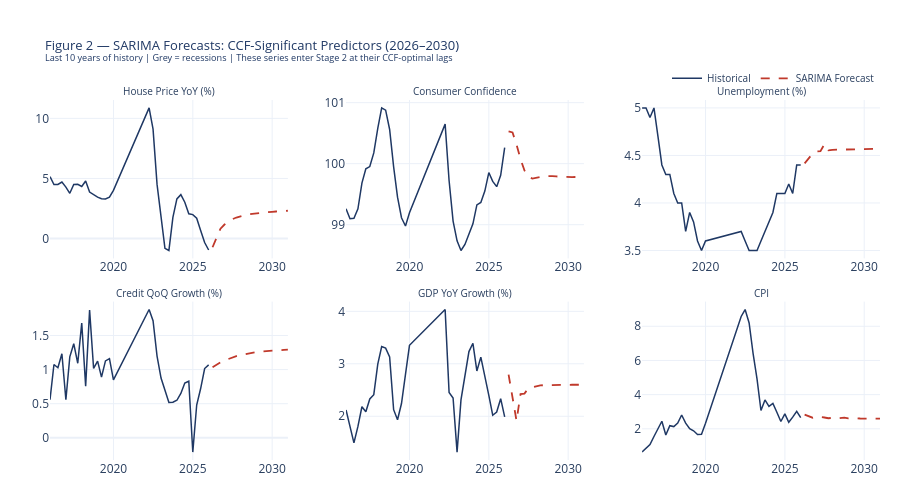

The notebook cell this image was saved under:
### Markdown cell above
## **5: Forecast Summary & Validation**
___
Sanity checks and a summary plot of the six significant predictors from the
CCF analysis. These are the series that enter the Stage 2 PD regression at
their optimal lags — validating their forecast behaviour is a prerequisite
before running the modelling notebook.

**Key things to check:**
- Forecasts are economically plausible (no explosive paths)
- No flat lines at the last observed value (would indicate SARIMA(0,1,0)
  random walk — acceptable but noted)
- No NaN values in the significant regressor columns

### Code cell
# ── Significant predictors forecast plot ──────────────────────────────────────
SIG_VARS = {
    'us_house_price_yoy':     'House Price YoY (%)',
    'us_consumer_confidence': 'Consumer Confidence',
    'us_unemployment':        'Unemployment (%)',
    'us_credit_qoq_growth':   'Credit QoQ Growth (%)',
    'us_gdp_yoy_growth':      'GDP YoY Growth (%)',
    'us_cpi':                 'CPI',
}

fig = make_subplots(
    rows=2, cols=3,
    subplot_titles=list(SIG_VARS.values()),
    vertical_spacing=0.12, horizontal_spacing=0.07
)

for i, (var, label) in enumerate(SIG_VARS.items()):
    r, c = i // 3 + 1, i % 3 + 1

    hist_series = df_hist[var].dropna()
    fc_series   = forecast_raw[var] if var in forecast_raw.columns else None

    # Last 10 years of history
    cutoff = hist_series.index[-1] - pd.DateOffset(years=10)
    hist_plot = hist_series[hist_series.index >= cutoff]

    for s, e, lbl in RECESSIONS_US:
        if pd.Timestamp(s) >= cutoff:
            fig.add_vrect(x0=s, x1=e, fillcolor='lightgrey', opacity=0.3,
                          layer='below', line_width=0, row=r, col=c)

    fig.add_trace(go.Scatter(
        x=hist_plot.index, y=hist_plot.values,
        mode='lines', line=dict(color=NAVY, width=1.5),
        showlegend=(i == 0), name='Historical'), row=r, col=c)

    if fc_series is not None:
        fig.add_trace(go.Scatter(
            x=fc_series.index, y=fc_series.values,
            mode='lines', line=dict(color=RED, width=1.8, dash='dash'),
            showlegend=(i == 0), name='SARIMA Forecast'), row=r, col=c)

fig.update_layout(
    title=dict(
        text='Figure 2 — SARIMA Forecasts: CCF-Significant Predictors (2026–2030)<br>'
             '<sup>Last 10 years of history | Grey = recessions | '
             'These series enter Stage 2 at their CCF-optimal lags</sup>',
        font=dict(size=13, color=NAVY)),
    template=TEMPLATE, height=500,
    legend=dict(orientation='h', yanchor='bottom', y=1.02,
                xanchor='right', x=1, font=dict(size=10)),
    margin=dict(t=100, b=40, l=50, r=20))
fig.update_annotations(font_size=10)
fig.show()

# ── Summary table ─────────────────────────────────────────────────────────────
print('\nForecast Summary — Significant Predictors:')
print(f'  {"Variable":<35s} {"Hist last":>10s} {"FC mean":>10s} '
      f'{"FC min":>10s} {"FC max":>10s} {"Flat?":>6s}')
print(f'  {"-"*80}')
for var in SIG_VARS:
    if var not in forecast_raw.columns:
        continue
    hist_last = df_hist[var].dropna().iloc[-1]
    fc        = forecast_raw[var].dropna()
    flat      = 'Yes' if fc.std() < 0.001 else 'no'
    print(f'  {var:<35s} {hist_last:>10.3f} {fc.mean():>10.3f} '
          f'{fc.min():>10.3f} {fc.max():>10.3f} {flat:>6s}')

print(f'  Output : {OUT_REGRESSORS}')

### Figure 1 — Plotly figure (JSON) as saved in the notebook; plotly's stock layout.template omitted (floating-point values rounded to 4 significant figures)
{"data": [{"line": {"color": "#1F3864", "width": 1.5}, "mode": "lines", "name": "Historical", "showlegend": true, "type": "scatter", "x": ["2015-12-31T00:00:00", "2016-03-31T00:00:00", "2016-06-30T00:00:00", "2016-09-30T00:00:00", "2016-12-31T00:00:00", "2017-03-31T00:00:00", "2017-06-30T00:00:00", "2017-09-30T00:00:00", "2017-12-31T00:00:00", "2018-03-31T00:00:00", "2018-06-30T00:00:00", "2018-09-30T00:00:00", "2018-12-31T00:00:00", "2019-03-31T00:00:00", "2019-06-30T00:00:00", "2019-09-30T00:00:00", "2019-12-31T00:00:00", "2022-03-31T00:00:00", "2022-06-30T00:00:00", "2022-09-30T00:00:00", "2022-12-31T00:00:00", "2023-03-31T00:00:00", "2023-06-30T00:00:00", "2023-09-30T00:00:00", "2023-12-31T00:00:00", "2024-03-31T00:00:00", "2024-06-30T00:00:00", "2024-09-30T00:00:00", "2024-12-31T00:00:00", "2025-03-31T00:00:00", "2025-06-30T00:00:00", "2025-09-30T00:00:00", "2025-12-31T00:00:00"], "xaxis": "x", "y": [5.147, 4.491, 4.505, 4.703, 4.281, 3.763, 4.505, 4.51, 4.33, 4.786, 3.87, 3.648, 3.448, 3.317, 3.291, 3.436, 4.014, 10.87, 9.102, 4.503, 1.609, -0.8185, -0.9948, 1.766, 3.298, 3.65, 3.017, 2.058, 1.991, 1.695, 0.6631, -0.3358, -0.9569], "yaxis": "y"}, {"line": {"color": "#C0392B", "dash": "dash", "width": 1.8}, "mode": "lines", "name": "SARIMA Forecast", "showlegend": true, "type": "scatter", "x": ["2026-03-31T00:00:00", "2026-06-30T00:00:00", "2026-09-30T00:00:00", "2026-12-31T00:00:00", "2027-03-31T00:00:00", "2027-06-30T00:00:00", "2027-09-30T00:00:00", "2027-12-31T00:00:00", "2028-03-31T00:00:00", "2028-06-30T00:00:00", "2028-09-30T00:00:00", "2028-12-31T00:00:00", "2029-03-31T00:00:00", "2029-06-30T00:00:00", "2029-09-30T00:00:00", "2029-12-31T00:00:00", "2030-03-31T00:00:00", "2030-06-30T00:00:00", "2030-09-30T00:00:00", "2030-12-31T00:00:00"], "xaxis": "x", "y": [-0.7245, 0.04952, 0.8166, 1.165, 1.416, 1.604, 1.747, 1.856, 1.94, 2.007, 2.06, 2.104, 2.14, 2.171, 2.199, 2.224, 2.247, 2.269, 2.29, 2.311], "yaxis": "y"}, {"line": {"color": "#1F3864", "width": 1.5}, "mode": "lines", "name": "Historical", "showlegend": false, "type": "scatter", "x": ["2015-12-31T00:00:00", "2016-03-31T00:00:00", "2016-06-30T00:00:00", "2016-09-30T00:00:00", "2016-12-31T00:00:00", "2017-03-31T00:00:00", "2017-06-30T00:00:00", "2017-09-30T00:00:00", "2017-12-31T00:00:00", "2018-03-31T00:00:00", "2018-06-30T00:00:00", "2018-09-30T00:00:00", "2018-12-31T00:00:00", "2019-03-31T00:00:00", "2019-06-30T00:00:00", "2019-09-30T00:00:00", "2019-12-31T00:00:00", "2022-03-31T00:00:00", "2022-06-30T00:00:00", "2022-09-30T00:00:00", "2022-12-31T00:00:00", "2023-03-31T00:00:00", "2023-06-30T00:00:00", "2023-09-30T00:00:00", "2023-12-31T00:00:00", "2024-03-31T00:00:00", "2024-06-30T00:00:00", "2024-09-30T00:00:00", "2024-12-31T00:00:00", "2025-03-31T00:00:00", "2025-06-30T00:00:00", "2025-09-30T00:00:00", "2025-12-31T00:00:00"], "xaxis": "x2", "y": [99.26, 99.1, 99.11, 99.26, 99.68, 99.92, 99.95, 100.2, 100.6, 100.9, 100.9, 100.6, 99.95, 99.45, 99.11, 98.98, 99.19, 100.6, 99.72, 99.06, 98.74, 98.58, 98.68, 98.85, 99.01, 99.32, 99.36, 99.55, 99.85, 99.71, 99.62, 99.81, 100.3], "yaxis": "y2"}, {"line": {"color": "#C0392B", "dash": "dash", "width": 1.8}, "mode": "lines", "name": "SARIMA Forecast", "showlegend": false, "type": "scatter", "x": ["2026-03-31T00:00:00", "2026-06-30T00:00:00", "2026-09-30T00:00:00", "2026-12-31T00:00:00", "2027-03-31T00:00:00", "2027-06-30T00:00:00", "2027-09-30T00:00:00", "2027-12-31T00:00:00", "2028-03-31T00:00:00", "2028-06-30T00:00:00", "2028-09-30T00:00:00", "2028-12-31T00:00:00", "2029-03-31T00:00:00", "2029-06-30T00:00:00", "2029-09-30T00:00:00", "2029-12-31T00:00:00", "2030-03-31T00:00:00", "2030-06-30T00:00:00", "2030-09-30T00:00:00", "2030-12-31T00:00:00"], "xaxis": "x2", "y": [100.5, 100.5, 100.3, 100.1, 99.89, 99.79, 99.76, 99.76, 99.78, 99.79, 99.8, 99.8, 99.79, 99.79, 99.78, 99.78, 99.78, 99.78, 99.78, 99.78], "yaxis": "y2"}, {"line": {"color": "#1F3864", "width": 1.5}, "mode": "lines", "name": "Historical", "showlegend": false, "type": "scatter", "x": ["2015-12-31T00:00:00", "2016-03-31T00:00:00", "2016-06-30T00:00:00", "2016-09-30T00:00:00", "2016-12-31T00:00:00", "2017-03-31T00:00:00", "2017-06-30T00:00:00", "2017-09-30T00:00:00", "2017-12-31T00:00:00", "2018-03-31T00:00:00", "2018-06-30T00:00:00", "2018-09-30T00:00:00", "2018-12-31T00:00:00", "2019-03-31T00:00:00", "2019-06-30T00:00:00", "2019-09-30T00:00:00", "2019-12-31T00:00:00", "2022-03-31T00:00:00", "2022-06-30T00:00:00", "2022-09-30T00:00:00", "2022-12-31T00:00:00", "2023-03-31T00:00:00", "2023-06-30T00:00:00", "2023-09-30T00:00:00", "2023-12-31T00:00:00", "2024-03-31T00:00:00", "2024-06-30T00:00:00", "2024-09-30T00:00:00", "2024-12-31T00:00:00", "2025-03-31T00:00:00", "2025-06-30T00:00:00", "2025-09-30T00:00:00", "2025-12-31T00:00:00"], "xaxis": "x3", "y": [5, 5, 4.9, 5, 4.7, 4.4, 4.3, 4.3, 4.1, 4, 4, 3.7, 3.9, 3.8, 3.6, 3.5, 3.6, 3.7, 3.6, 3.5, 3.5, 3.5, 3.6, 3.7, 3.8, 3.9, 4.1, 4.1, 4.1, 4.2, 4.1, 4.4, 4.4], "yaxis": "y3"}, {"line": {"color": "#C0392B", "dash": "dash", "width": 1.8}, "mode": "lines", "name": "SARIMA Forecast", "showlegend": false, "type": "scatter", "x": ["2026-03-31T00:00:00", "2026-06-30T00:00:00", "2026-09-30T00:00:00", "2026-12-31T00:00:00", "2027-03-31T00:00:00", "2027-06-30T00:00:00", "2027-09-30T00:00:00", "2027-12-31T00:00:00", "2028-03-31T00:00:00", "2028-06-30T00:00:00", "2028-09-30T00:00:00", "2028-12-31T00:00:00", "2029-03-31T00:00:00", "2029-06-30T00:00:00", "2029-09-30T00:00:00", "2029-12-31T00:00:00", "2030-03-31T00:00:00", "2030-06-30T00:00:00", "2030-09-30T00:00:00", "2030-12-31T00:00:00"], "xaxis": "x3", "y": [4.417, 4.467, 4.518, 4.543, 4.545, 4.619, 4.554, 4.559, 4.561, 4.562, 4.563, 4.564, 4.565, 4.566, 4.567, 4.568, 4.568, 4.569, 4.57, 4.57], "yaxis": "y3"}, {"line": {"color": "#1F3864", "width": 1.5}, "mode": "lines", "name": "Historical", "showlegend": false, "type": "scatter", "x": ["2015-12-31T00:00:00", "2016-03-31T00:00:00", "2016-06-30T00:00:00", "2016-09-30T00:00:00", "2016-12-31T00:00:00", "2017-03-31T00:00:00", "2017-06-30T00:00:00", "2017-09-30T00:00:00", "2017-12-31T00:00:00", "2018-03-31T00:00:00", "2018-06-30T00:00:00", "2018-09-30T00:00:00", "2018-12-31T00:00:00", "2019-03-31T00:00:00", "2019-06-30T00:00:00", "2019-09-30T00:00:00", "2019-12-31T00:00:00", "2022-03-31T00:00:00", "2022-06-30T00:00:00", "2022-09-30T00:00:00", "2022-12-31T00:00:00", "2023-03-31T00:00:00", "2023-06-30T00:00:00", "2023-09-30T00:00:00", "2023-12-31T00:00:00", "2024-03-31T00:00:00", "2024-06-30T00:00:00", "2024-09-30T00:00:00", "2024-12-31T00:00:00", "2025-03-31T00:00:00", "2025-06-30T00:00:00", "2025-09-30T00:00:00", "2025-12-31T00:00:00"], "xaxis": "x4", "y": [0.558, 1.074, 1.027, 1.232, 0.5581, 1.187, 1.38, 1.092, 1.682, 0.7548, 1.872, 1.017, 1.124, 0.8889, 1.127, 1.16, 0.8483, 1.881, 1.718, 1.199, 0.8763, 0.6999, 0.5178, 0.5212, 0.5504, 0.6507, 0.8029, 0.8295, -0.2092, 0.4803, 0.7221, 1.015, 1.069], "yaxis": "y4"}, {"line": {"color": "#C0392B", "dash": "dash", "width": 1.8}, "mode": "lines", "name": "SARIMA Forecast", "showlegend": false, "type": "scatter", "x": ["2026-03-31T00:00:00", "2026-06-30T00:00:00", "2026-09-30T00:00:00", "2026-12-31T00:00:00", "2027-03-31T00:00:00", "2027-06-30T00:00:00", "2027-09-30T00:00:00", "2027-12-31T00:00:00", "2028-03-31T00:00:00", "2028-06-30T00:00:00", "2028-09-30T00:00:00", "2028-12-31T00:00:00", "2029-03-31T00:00:00", "2029-06-30T00:00:00", "2029-09-30T00:00:00", "2029-12-31T00:00:00", "2030-03-31T00:00:00", "2030-06-30T00:00:00", "2030-09-30T00:00:00", "2030-12-31T00:00:00"], "xaxis": "x4", "y": [1.034, 1.072, 1.105, 1.134, 1.158, 1.179, 1.198, 1.213, 1.226, 1.238, 1.248, 1.256, 1.263, 1.269, 1.275, 1.279, 1.283, 1.287, 1.289, 1.292], "yaxis": "y4"}, {"line": {"color": "#1F3864", "width": 1.5}, "mode": "lines", "name": "Historical", "showlegend": false, "type": "scatter", "x": ["2015-12-31T00:00:00", "2016-03-31T00:00:00", "2016-06-30T00:00:00", "2016-09-30T00:00:00", "2016-12-31T00:00:00", "2017-03-31T00:00:00", "2017-06-30T00:00:00", "2017-09-30T00:00:00", "2017-12-31T00:00:00", "2018-03-31T00:00:00", "2018-06-30T00:00:00", "2018-09-30T00:00:00", "2018-12-31T00:00:00", "2019-03-31T00:00:00", "2019-06-30T00:00:00", "2019-09-30T00:00:00", "2019-12-31T00:00:00", "2022-03-31T00:00:00", "2022-06-30T00:00:00", "2022-09-30T00:00:00", "2022-12-31T00:00:00", "2023-03-31T00:00:00", "2023-06-30T00:00:00", "2023-09-30T00:00:00", "2023-12-31T00:00:00", "2024-03-31T00:00:00", "2024-06-30T00:00:00", "2024-09-30T00:00:00", "2024-12-31T00:00:00", "2025-03-31T00:00:00", "2025-06-30T00:00:00", "2025-09-30T00:00:00", "2025-12-31T00:00:00"], "xaxis": "x5", "y": [2.12, 1.795, 1.493, 1.806, 2.182, 2.087, 2.33, 2.411, 2.994, 3.329, 3.299, 3.13, 2.125, 1.934, 2.242, 2.797, 3.352, 4.035, 2.454, 2.349, 1.317, 2.311, 2.793, 3.233, 3.391, 2.863, 3.127, 2.791, 2.4, 2.019, 2.08, 2.335, 1.989], "yaxis": "y5"}, {"line": {"color": "#C0392B", "dash": "dash", "width": 1.8}, "mode": "lines", "name": "SARIMA Forecast", "showlegend": false, "type": "scatter", "x": ["2026-03-31T00:00:00", "2026-06-30T00:00:00", "2026-09-30T00:00:00", "2026-12-31T00:00:00", "2027-03-31T00:00:00", "2027-06-30T00:00:00", "2027-09-30T00:00:00", "2027-12-31T00:00:00", "2028-03-31T00:00:00", "2028-06-30T00:00:00", "2028-09-30T00:00:00", "2028-12-31T00:00:00", "2029-03-31T00:00:00", "2029-06-30T00:00:00", "2029-09-30T00:00:00", "2029-12-31T00:00:00", "2030-03-31T00:00:00", "2030-06-30T00:00:00", "2030-09-30T00:00:00", "2030-12-31T00:00:00"], "xaxis": "x5", "y": [2.793, 2.378, 1.915, 2.422, 2.432, 2.533, 2.554, 2.578, 2.587, 2.593, 2.596, 2.598, 2.599, 2.6, 2.6, 2.6, 2.6, 2.6, 2.6, 2.6], "yaxis": "y5"}, {"line": {"color": "#1F3864", "width": 1.5}, "mode": "lines", "name": "Historical", "showlegend": false, "type": "scatter", "x": ["2015-12-31T00:00:00", "2016-03-31T00:00:00", "2016-06-30T00:00:00", "2016-09-30T00:00:00", "2016-12-31T00:00:00", "2017-03-31T00:00:00", "2017-06-30T00:00:00", "2017-09-30T00:00:00", "2017-12-31T00:00:00", "2018-03-31T00:00:00", "2018-06-30T00:00:00", "2018-09-30T00:00:00", "2018-12-31T00:00:00", "2019-03-31T00:00:00", "2019-06-30T00:00:00", "2019-09-30T00:00:00", "2019-12-31T00:00:00", "2022-03-31T00:00:00", "2022-06-30T00:00:00", "2022-09-30T00:00:00", "2022-12-31T00:00:00", "2023-03-31T00:00:00", "2023-06-30T00:00:00", "2023-09-30T00:00:00", "2023-12-31T00:00:00", "2024-03-31T00:00:00", "2024-06-30T00:00:00", "2024-09-30T00:00:00", "2024-12-31T00:00:00", "2025-03-31T00:00:00", "2025-06-30T00:00:00", "2025-09-30T00:00:00", "2025-12-31T00:00:00"], "xaxis": "x6", "y": [0.6387, 0.8916, 1.079, 1.549, 2.051, 2.441, 1.641, 2.181, 2.13, 2.331, 2.808, 2.332, 2.002, 1.883, 1.671, 1.684, 2.32, 8.572, 8.979, 8.192, 6.405, 4.918, 3.071, 3.687, 3.316, 3.487, 2.97, 2.426, 2.871, 2.382, 2.68, 3.023, 2.653], "yaxis": "y6"}, {"line": {"color": "#C0392B", "dash": "dash", "width": 1.8}, "mode": "lines", "name": "SARIMA Forecast", "showlegend": false, "type": "scatter", "x": ["2026-03-31T00:00:00", "2026-06-30T00:00:00", "2026-09-30T00:00:00", "2026-12-31T00:00:00", "2027-03-31T00:00:00", "2027-06-30T00:00:00", "2027-09-30T00:00:00", "2027-12-31T00:00:00", "2028-03-31T00:00:00", "2028-06-30T00:00:00", "2028-09-30T00:00:00", "2028-12-31T00:00:00", "2029-03-31T00:00:00", "2029-06-30T00:00:00", "2029-09-30T00:00:00", "2029-12-31T00:00:00", "2030-03-31T00:00:00", "2030-06-30T00:00:00", "2030-09-30T00:00:00", "2030-12-31T00:00:00"], "xaxis": "x6", "y": [2.826, 2.74, 2.65, 2.714, 2.702, 2.662, 2.619, 2.643, 2.598, 2.622, 2.649, 2.613, 2.628, 2.616, 2.603, 2.609, 2.605, 2.601, 2.597, 2.597], "yaxis": "y6"}], "layout": {"annotations": [{"font": {"size": 10}, "showarrow": false, "text": "House Price YoY (%)", "x": 0.1433, "xanchor": "center", "xref": "paper", "y": 1, "yanchor": "bottom", "yref": "paper"}, {"font": {"size": 10}, "showarrow": false, "text": "Consumer Confidence", "x": 0.5, "xanchor": "center", "xref": "paper", "y": 1, "yanchor": "bottom", "yref": "paper"}, {"font": {"size": 10}, "showarrow": false, "text": "Unemployment (%)", "x": 0.8567, "xanchor": "center", "xref": "paper", "y": 1, "yanchor": "bottom", "yref": "paper"}, {"font": {"size": 10}, "showarrow": false, "text": "Credit QoQ Growth (%)", "x": 0.1433, "xanchor": "center", "xref": "paper", "y": 0.44, "yanchor": "bottom", "yref": "paper"}, {"font": {"size": 10}, "showarrow": false, "text": "GDP YoY Growth (%)", "x": 0.5, "xanchor": "center", "xref": "paper", "y": 0.44, "yanchor": "bottom", "yref": "paper"}, {"font": {"size": 10}, "showarrow": false, "text": "CPI", "x": 0.8567, "xanchor": "center", "xref": "paper", "y": 0.44, "yanchor": "bottom", "yref": "paper"}], "height": 500, "legend": {"font": {"size": 10}, "orientation": "h", "x": 1, "xanchor": "right", "y": 1.02, "yanchor": "bottom"}, "margin": {"b": 40, "l": 50, "r": 20, "t": 100}, "title": {"font": {"color": "#1F3864", "size": 13}, "text": "Figure 2 — SARIMA Forecasts: CCF-Significant Predictors (2026–2030)<br><sup>Last 10 years of history | Grey = recessions | These series enter Stage 2 at their CCF-optimal lags</sup>"}, "xaxis": {"anchor": "y", "domain": [0, 0.2867]}, "xaxis2": {"anchor": "y2", "domain": [0.3567, 0.6433]}, "xaxis3": {"anchor": "y3", "domain": [0.7133, 1]}, "xaxis4": {"anchor": "y4", "domain": [0, 0.2867]}, "xaxis5": {"anchor": "y5", "domain": [0.3567, 0.6433]}, "xaxis6": {"anchor": "y6", "domain": [0.7133, 1]}, "yaxis": {"anchor": "x", "domain": [0.56, 1]}, "yaxis2": {"anchor": "x2", "domain": [0.56, 1]}, "yaxis3": {"anchor": "x3", "domain": [0.56, 1]}, "yaxis4": {"anchor": "x4", "domain": [0, 0.44]}, "yaxis5": {"anchor": "x5", "domain": [0, 0.44]}, "yaxis6": {"anchor": "x6", "domain": [0, 0.44]}}}
